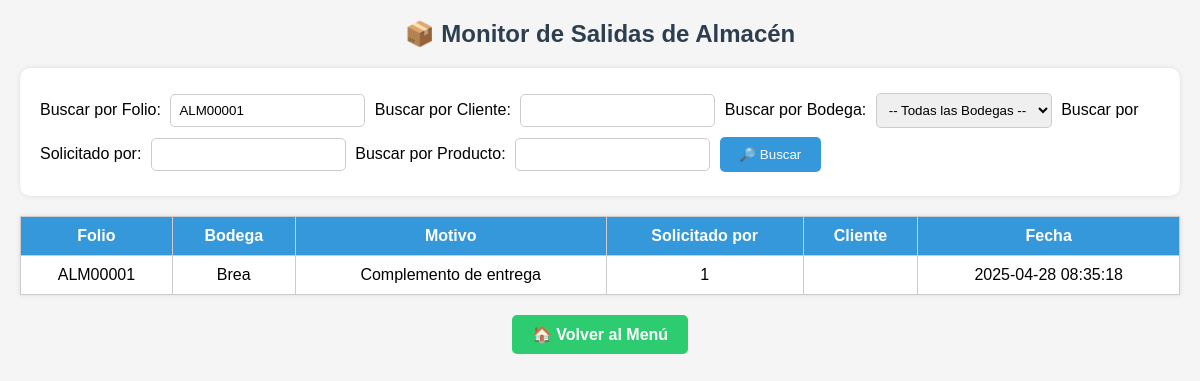
Screenshot of /salidas_recolecciones/monitor_salidas_almacen.php?buscar_folio=ALM00001 (signed in) with the database file from the repository.
### tables this page shows
CREATE TABLE `salidas_almacen` (
  `id` int(11) NOT NULL,
  `folio` varchar(20) NOT NULL,
  `bodega` varchar(50) NOT NULL,
  `motivo_salida` varchar(100) NOT NULL,
  `solicitado_por` varchar(100) NOT NULL,
  `dirigido_a` varchar(100) NOT NULL,
  `numero_cliente` varchar(20) NOT NULL,
  `nombre_cliente` varchar(255) DEFAULT NULL,
  `direccion_cliente` text DEFAULT NULL,
  `telefono_destino` varchar(20) DEFAULT NULL,
  `destinatario` varchar(100) DEFAULT NULL,
  `comentarios` text DEFAULT NULL,
  `usuario_registro` varchar(100) DEFAULT NULL,
  `fecha_registro` datetime DEFAULT NULL
);

### salidas_recolecciones/monitor_salidas_almacen.php (the view, shortened to what this page needs)
<?php
require 'conexion.php';
$buscar_folio = isset($_GET['buscar_folio']) ? $_GET['buscar_folio'] : '';
$buscar_cliente = isset($_GET['buscar_cliente']) ? $_GET['buscar_cliente'] : '';
$buscar_solicitado = isset($_GET['buscar_solicitado']) ? $_GET['buscar_solicitado'] : '';
$buscar_producto = isset($_GET['buscar_producto']) ? $_GET['buscar_producto'] : '';
$query = "SELECT DISTINCT sa.*
          FROM salidas_almacen sa
          LEFT JOIN detalle_salidas_almacen dsa ON sa.id = dsa.id_salida
          WHERE 1";
if (!empty($buscar_folio)) {
    $query .= " AND sa.folio LIKE '%$buscar_folio%'";
}
$query .= " ORDER BY sa.fecha_registro DESC";
$result = $conn->query($query);
?>
<!DOCTYPE html>
<html lang="es">
<head>
</head>
<body>
<h2>📦 Monitor de Salidas de Almacén</h2>
<form method="GET" action="monitor_salidas_almacen.php">
    <label>Buscar por Folio:</label>
    <input type="text" name="buscar_folio" value="<?php echo htmlspecialchars($buscar_folio); ?>">
    <label>Buscar por Cliente:</label>
    <input type="text" name="buscar_cliente" value="<?php echo htmlspecialchars($buscar_cliente); ?>">
    <label>Buscar por Bodega:</label>
    <select name="buscar_bodega">
        <option value="">-- Todas las Bodegas --</option>
    </select>
    <label>Buscar por Solicitado por:</label>
    <input type="text" name="buscar_solicitado" value="<?php echo htmlspecialchars($buscar_solicitado); ?>">
    <label>Buscar por Producto:</label>
    <input type="text" name="buscar_producto" value="<?php echo htmlspecialchars($buscar_producto); ?>">
    <button type="submit">🔎 Buscar</button>
</form>
<table>
    <thead>
        <tr>
            <th>Folio</th>
            <th>Bodega</th>
            <th>Motivo</th>
            <th>Solicitado por</th>
            <th>Cliente</th>
            <th>Fecha</th>
        </tr>
    </thead>
    <tbody>
        <?php
        if ($result && $result->num_rows > 0) {
            while ($row = $result->fetch_assoc()) {
                echo "<tr>";
                echo "<td>" . htmlspecialchars($row['folio']) . "</td>";
                echo "<td>" . htmlspecialchars($row['bodega']) . "</td>";
                echo "<td>" . htmlspecialchars($row['motivo_salida']) . "</td>";
                echo "<td>" . htmlspecialchars($row['solicitado_por']) . "</td>";
                echo "<td>" . htmlspecialchars($row['nombre_cliente']) . "</td>";
                echo "<td>" . htmlspecialchars($row['fecha_registro']) . "</td>";
                echo "</tr>";
            }
        } else {
            echo "<tr><td colspan='6'>No se encontraron resultados.</td></tr>";
        }
        ?>
    </tbody>
</table>
<div class="volver">
    <a href="menu.php">🏠 Volver al Menú</a>
</div>
</body>
</html>

### salidas_recolecciones/monitor_salidas_almacen.php (style rules this page uses)
body { font-family: Arial, sans-serif; margin: 20px; background-color: #f5f5f5; }
h2 { text-align: center; color: #2c3e50; }
form { background: white; padding: 20px; border-radius: 10px; margin-bottom: 20px; box-shadow: 0 0 5px rgba(0,0,0,0.1); }
input, select { padding: 8px; margin: 5px; border-radius: 5px; border: 1px solid #ccc; }
button { padding: 10px 20px; background-color: #3498db; color: white; border: none; border-radius: 5px; cursor: pointer; }
table { width: 100%; border-collapse: collapse; background: white; box-shadow: 0 0 5px rgba(0,0,0,0.1); margin-top: 20px; }
th, td { border: 1px solid #ccc; padding: 10px; text-align: center; }
th { background-color: #3498db; color: white; }
.volver { margin-top: 20px; display: flex; justify-content: center; }
.volver a { text-decoration: none; padding: 10px 20px; background-color: #2ecc71; color: white; border-radius: 5px; font-weight: bold; }

### rows the page displays
salidas_almacen: folio "ALM00001", bodega "Brea", motivo_salida "Complemento de entrega", solicitado_por "1", fecha_registro "2025-04-28 08:35:18"
